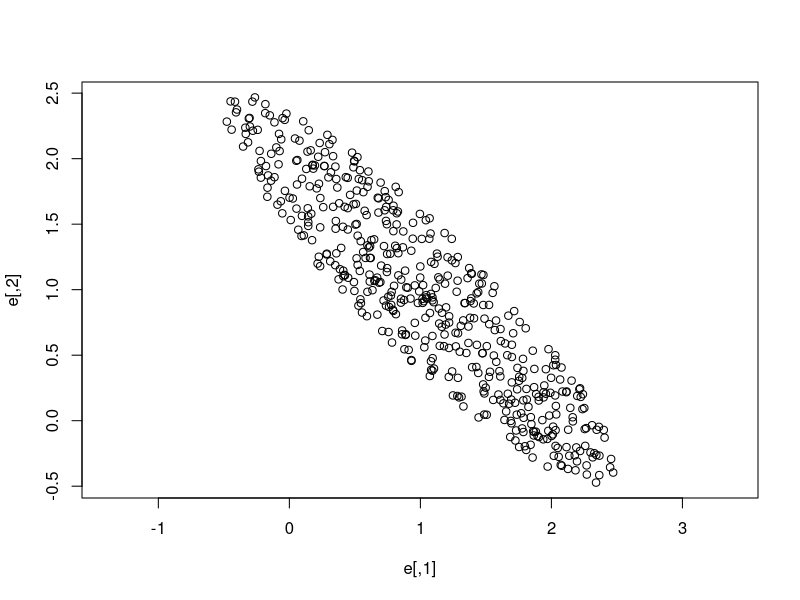

This figure's R source:
rm(list = ls())
# ######################################################### #
# rand.ellipsis                                             #
#                                                           #
# generate points inside a standard ellipsis                #
# centered in the origin and axes aligned with              #
# the coordinates; from the conditions it follows that the  #
# two focuses are on the x axis and can be described as     #
# -f, f
#                                         #
# Parameters:                                               #
# - npoints                                                 #
# - x:  x coordinate of right focus                         #
# - d:  sum of the distances of the limit points from the   #
#       two focuses                                         #
# The default values produce a unitary circle               #
# ######################################################### #
rand.ellipsis <-function(npoints = 1000, 
                         f2x =  0, # x coordinate of one focus
                         d = 2){ # the default gives a unitary circle
  # ellipsis centered in the origin with the major axis horizontal
  safety_factor <- 1.1 # increment of points to compensate
                       # random effects and avoid the possibility
                       # of having less than npoints left
  npoints_adj <- npoints * 4 / pi * safety_factor 
                       # increment of points due to the theoretical
                       # 4/pi ratio of rectangle/ellipsis area 
  # setting missing coordinates of focuses
  f1x <- -f2x
  f1y <- 0 
  f2y <- 0
  if (sqrt((f2x-f1x)^2 + (f2y-f1y)^2) > d) # implement the condition of validity
    return(NULL)
  fd <- f2x - f1x # distance between the focuses
  sax <- d/2      # horizontal semiax
  say <- sqrt((d/2)^2 - (fd/2)^2) # vertical semiax
  # factor for safety 
  maxx <- sax
  minx <- -maxx
  maxy <- say
  miny <- -say
    # x_tot <- vector(mode="numeric", length=npoints_adj)
  # y_tot <- vector(mode="numeric", length=npoints_adj)
  x <- runif(npoints_adj, min=minx, max=maxx)
  y <- runif(npoints_adj, min=miny, max=maxy)
  # implement the condition
  d1 <- sqrt((x-f1x)^2 + (y-f1y)^2)
  d2 <- sqrt((x-f2x)^2 + (y-f2y)^2)
  dp <- d1 + d2
  #  dp <= r # this is a vector of booleans
  x_out <- x[dp <= d] # filter will in general give more than 
  # npoints, due to the multiplication factor
  y_out <- y[dp <= d]  
  if (length(x_out) < npoints)
    return(NULL)
  ellipsis <- data.frame("x"=x_out[1:npoints], # 1:npoints filters
                         # the result to enforce the
                         # required number of points
                         "y"=y_out[1:npoints])
  return(ellipsis)
}
# e <- rand.ellipsis(1000,0,1)
# e <- rand.ellipsis(100,2,4.1)
# 
repeat {
  e <- rand.ellipsis(500,2,4.1)
  if (!is.null(e))
    break
}
sqrt2 <- 1/sqrt(2)
rot45 <- matrix(c(sqrt2,sqrt2,-sqrt2,sqrt2), ncol = 2)
# Rotate and translate
e <- data.matrix(e)%*%rot45 + c(1,1)
plot(e, asp = 1)
